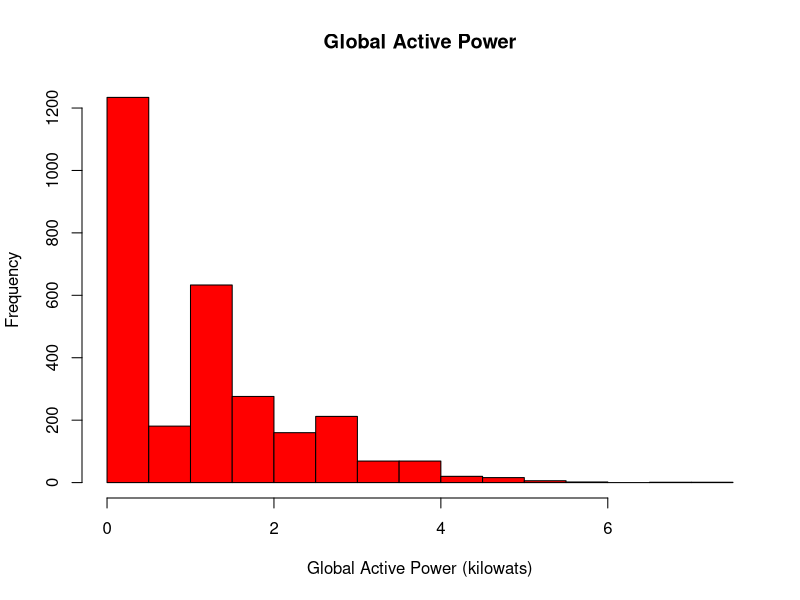

Write the R code that produced this figure.
# Read data from file (only contains records from 1st and 2nd Feb 2007)
mydata <- read.table(file = "household_power_consumption.txt",
                     sep = ";",
                     header = TRUE)

png(file="plot1.png", width=480, height=480)
hist(mydata$Global_active_power, col="red", 
     main="Global Active Power", 
     xlab="Global Active Power (kilowats)")
dev.off()